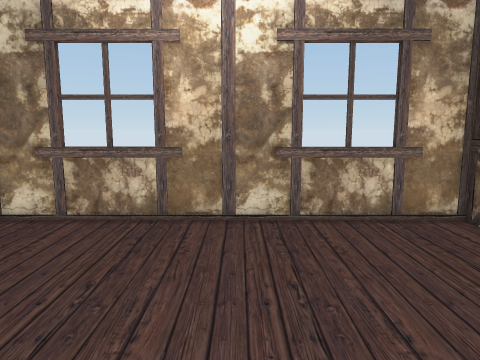
view 1 (above)

13 first-person views from a walk through a Unity game level. The camera is 1.3 m above the floor, tilts 8° down and sees 70° across. The floor is counted in squares, 0.5 m on a side. Each view is taken from the middle of a square. On the plan, view 1 faces up. The plan holds only what a view shows up to about 20 squares ahead; the rest is blank. The place goes on beyond the plan. The player is left out. Door leaves are left out, so doorways stand open. Some surface patterns are stand-ins.

view 2
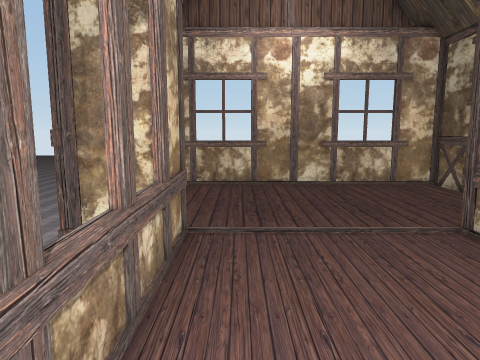

view 3
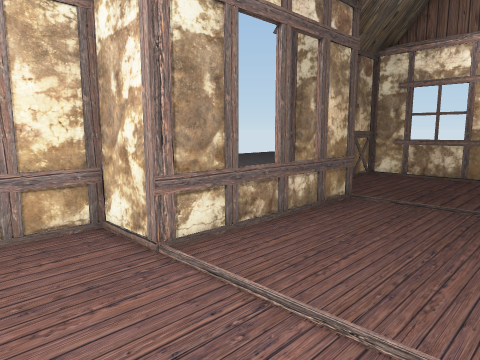

view 4
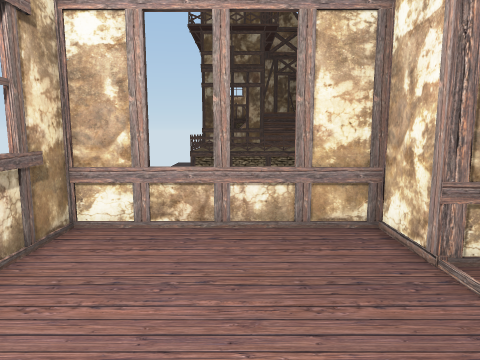

view 5
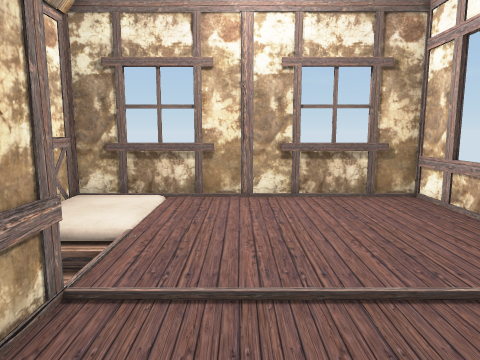

view 6
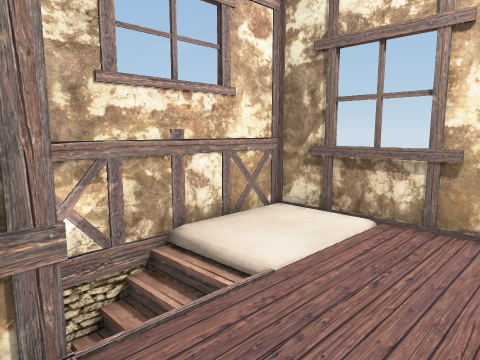

view 7
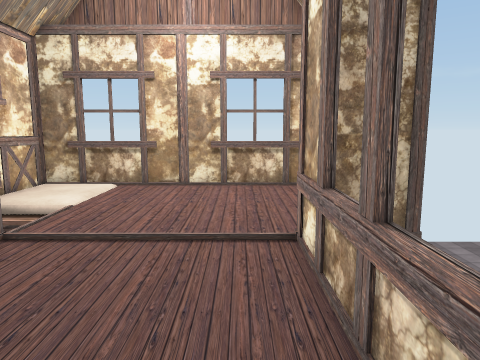

view 8
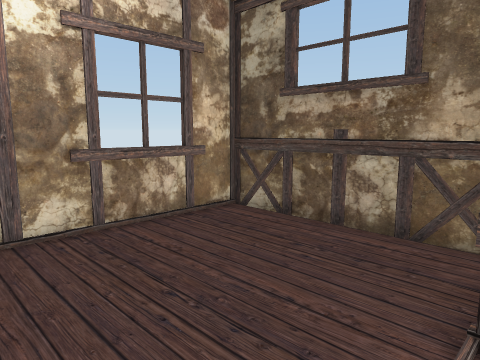

view 9
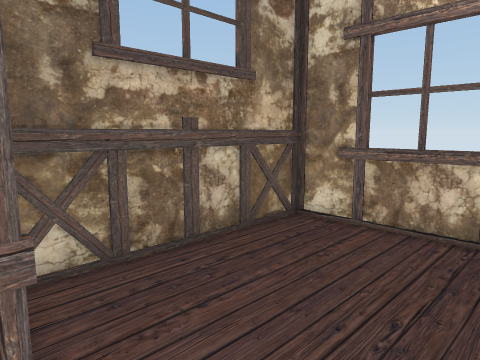

view 10
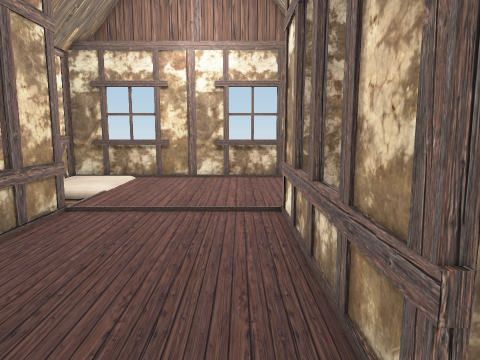

view 11
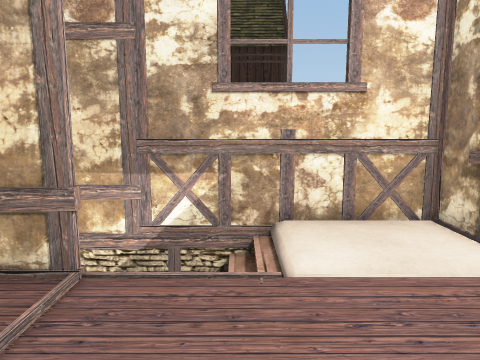

view 12
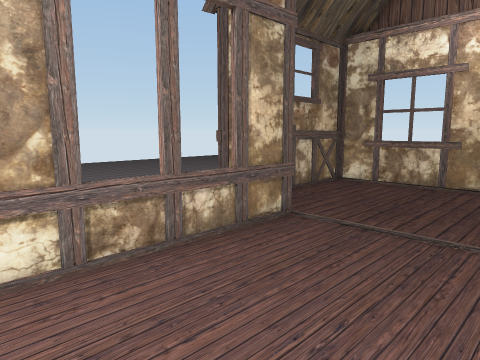

view 13
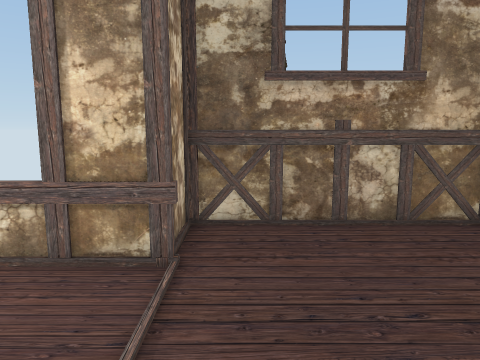

### Floor plan
Key: @ floor where view 1 was taken; # wall or solid block; x gap in a wall; . main floor; - floor 0.5 m lower than the main floor; _ floor 1 m lower than the main floor; < floor 1.25 m lower than the main floor; D open door; = window, fence, low wall or low ledge; v drop or lower ground.
Columns run from 7 left of view 1 to 7 right of it. Each row starts with its distance up from view 1.
 10 ####=#####==###
  9 #......DDD....#
  8 #.............#
  7 #.............#
  6 #.............#
  5 #.............#
  4 #.............#
  3 #.............#
  2 ###.......... #
  1 vvv#......
  0    #...@..
 -1   v=......
 -2   v=D.....
 -3   v#D.....
 -4   v=D.....
 -5   v#......    #
 -6    #......#   #
 -7 ####......x   #
 -8 #.........v  <#
 -9 #.........v __#
-10 =.........----#
-11 =.............#
-12 =.............#
-13 =.............#
-14 #.............#
-15 #............=#
-16 ####=########vv

Positions as (right, up) in squares from view 1, and headings:
1: (0, 0), facing up
2: (-3, -7), facing up
3: (2, -11), facing up-left
4: (2, -11), facing left
5: (0, -2), facing down
6: (-1, -6), facing down-right
7: (-3, 1), facing down
8: (-2, 1), facing up-right
9: (-1, 1), facing up-left
10: (-3, 4), facing down
11: (-3, -10), facing right
12: (2, -7), facing up-left
13: (2, 3), facing left
